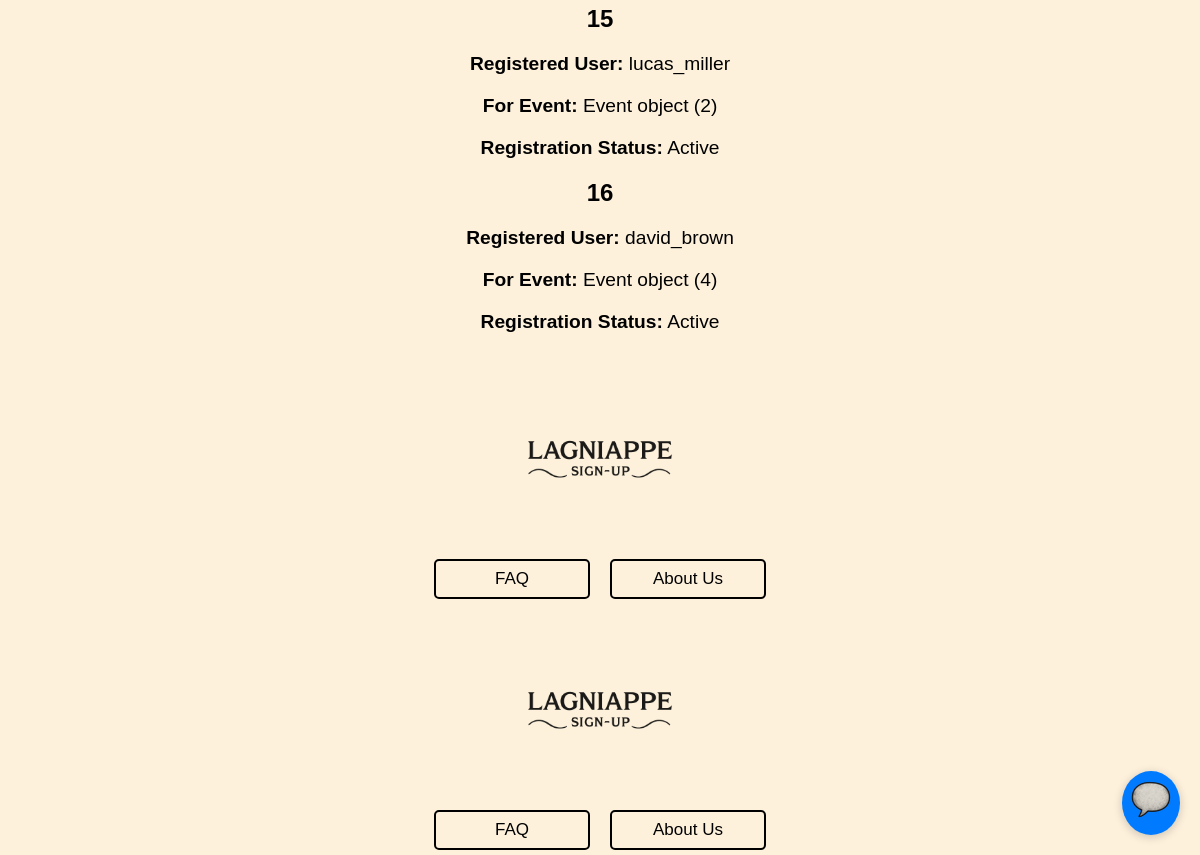
Page /registration/list (lower part) on the earlier database version.
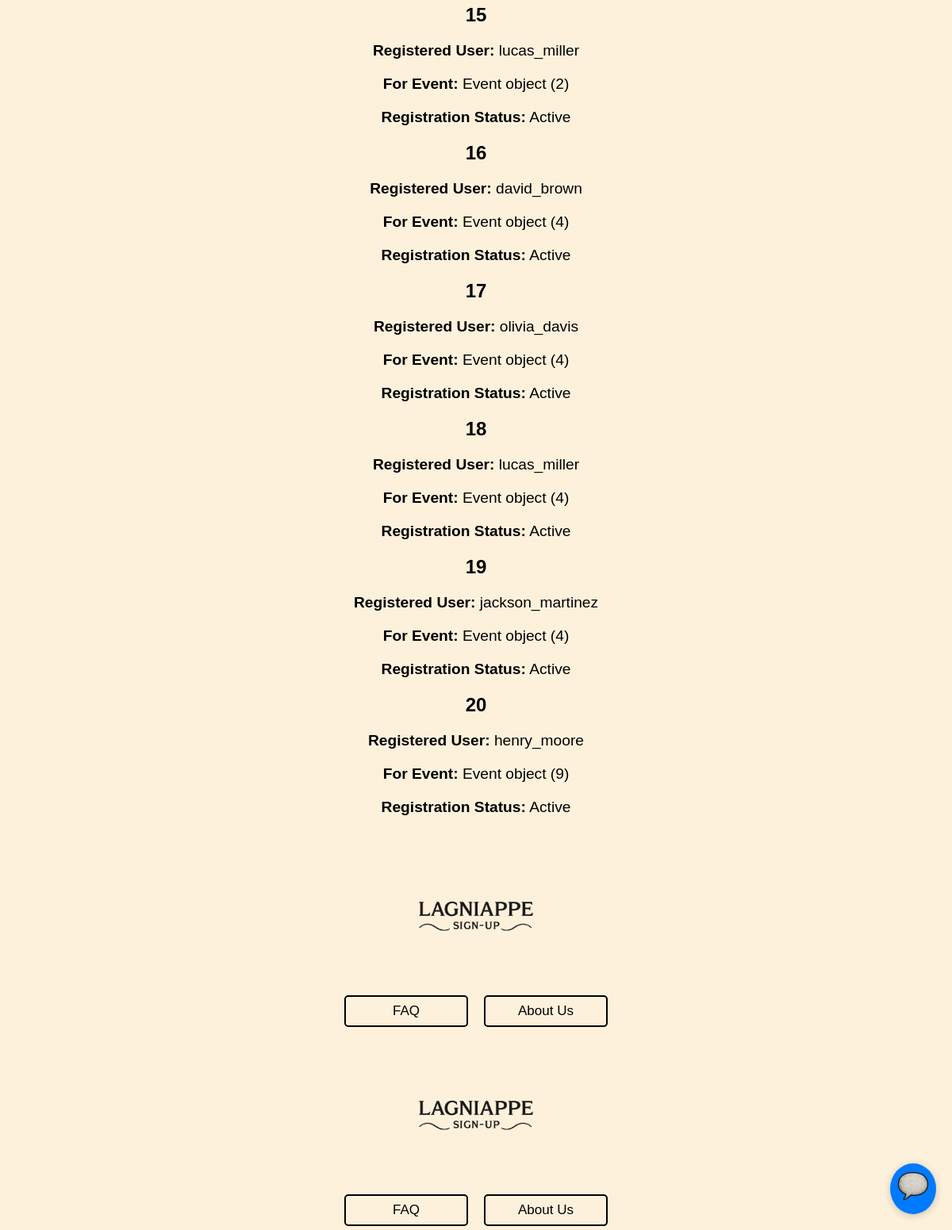
Same page on the later database version.
### events/models.py (models this page shows)
class Registration(models.Model):
    RegistrationID = models.AutoField(("registrationID"), primary_key=True)
    UserID = models.ForeignKey(Users, on_delete=models.CASCADE)
    EventID = models.ForeignKey(Event, on_delete=models.CASCADE)
    RegistrationStatus = models.BooleanField(("registrationstatus"), default=True)
    RegistrationDate = models.DateTimeField(("registrationdate"), auto_now_add=True)

class Users(AbstractUser): # AbstractUser comes with a whole bunch of attributes
    UserID = models.AutoField(("userID"), primary_key=True) # autofield automatically increments an int as a new row is created
    groups = models.ManyToManyField(
        'auth.Group',
        related_name='event_users',  # Custom related_name for reverse accessor
        blank=True
    )
    user_permissions = models.ManyToManyField(
        'auth.Permission',
        related_name='event_user_permissions',  # Custom related_name for reverse accessor
        blank=True
    )

class Event(models.Model):
    EventID = models.AutoField(("eventID"), primary_key=True)
    OrganizerID = models.ForeignKey(Users, on_delete=models.CASCADE)
    CategoryID = models.ForeignKey(Category, on_delete=models.CASCADE)
    Title = models.CharField(("title"), max_length=100)
    Description = models.CharField(("description"), max_length=500)
    Location = models.CharField(("location"), max_length=100)
    DateTime = models.DateTimeField(("datetime"), null=True)
    EventStatus = models.BooleanField(("eventstatus"), default=True)

### lagniappe_signup/views.py (the view)
# urls.py: path('registration/list', views.list_reg.as_view(), name="registration-list"),
class list_reg(ListView):
    model = Registration
    template_name = "registration_list.html"
    context_object_name = "registrations"
    paginate = 20

### templates/registration_list.html (shortened to what this page needs)
{% extends "base.html" %}
{% block content %}
  {% if registrations %}
    <ul style="list-style-type: none; padding-left: 0;">
      {% for r in registrations %}
        <li>
          <h2>{{ r.RegistrationID }}</h2>
          <p><strong>Registered User:</strong> {{ r.UserID }}</p>
          <p><strong>For Event:</strong> {{ r.EventID }}</p>
          <p><strong>Registration Status:</strong> {% if r.RegistrationStatus %}Active{% else %}Inactive{% endif %}</p>
        </li>
      {% endfor %}
    </ul>
  {% else %}
    <p>No registrations registered.</p>
  {% endif %}
  {% include "footer.html" %}
{% endblock %}

### templates/base.html (shortened to what this page needs)
{% load static %}
<!DOCTYPE html>
<html lang="en">
<head>
    <link rel="stylesheet" href="{% static 'css/style.css' %}">
</head>
<body>
    {% include 'headbanner.html' %}
    <main>
        {% block content %}
        {% endblock %}
    </main>
    {% include 'footer.html' %}
</body>
</html>

### templates/headBanner.html (shortened to what this page needs)
{% load static %}
<!DOCTYPE html>
<html lang="en">
<head>
    <link rel="stylesheet" href="{% static 'css/style.css' %}">
</head>
<body>
    <div id="chat-toggle">
        <img src="{% static 'images/scroll.png' %}">
    </div>
</body>
</html>

### templates/footer.html (shortened to what this page needs)
{% load static %}
<div class="footer-container">
    <div class="footer-logo">
        <img src="{% static 'images/lsu_black.png' %}" alt="Lagniappe Logo">
    </div>
    <div class="footer-links">
        <a href="{% url 'faq' %}">FAQ</a>
        <a href="{% url 'about' %}">About Us</a>
    </div>
</div>

### static/css/style.css (style rules this page uses)
body { background-color: #fdf1dc; font-family: Arial, sans-serif; text-align: center; }
#chat-toggle { position: fixed; bottom: 20px; right: 20px; background: #007bff; color: white; border-radius: 50%; padding: 5px; font-size: 24px; cursor: pointer; box-shadow: 0 2px 10px rgba(0,0,0,0.2); z-index: 1000; }

### templates/headBanner.html (style rules this page uses)
html, body { margin: 0; padding: 0; }

### templates/footer.html (style rules this page uses)
.footer-container { background-color: transparent; padding: 20px 15px 5px; display: flex; flex-direction: column; align-items: center; }
.footer-logo { margin-bottom: 10px; display: flex; justify-content: center; }
.footer-logo img { width: 220px; height: auto; max-width: 80%; opacity: 0.9; }
.footer-links { display: flex; justify-content: center; gap: 20px; }
.footer-links a { color: #000000; text-decoration: none; font-size: 17px; font-weight: 500; padding: 8px 16px; min-width: 120px; text-align: center; border: 2px solid #000000; border-radius: 5px; transition: all 0.3s ease; }

Differences in the rows shown:
added Registration: RegistrationID "17", UserID "olivia_davis", EventID "Event object (4)", RegistrationStatus "Active"
added Registration: RegistrationID "18", UserID "lucas_miller", EventID "Event object (4)", RegistrationStatus "Active"
added Registration: RegistrationID "19", UserID "jackson_martinez", EventID "Event object (4)", RegistrationStatus "Active"
added Registration: RegistrationID "20", UserID "henry_moore", EventID "Event object (9)", RegistrationStatus "Active"
